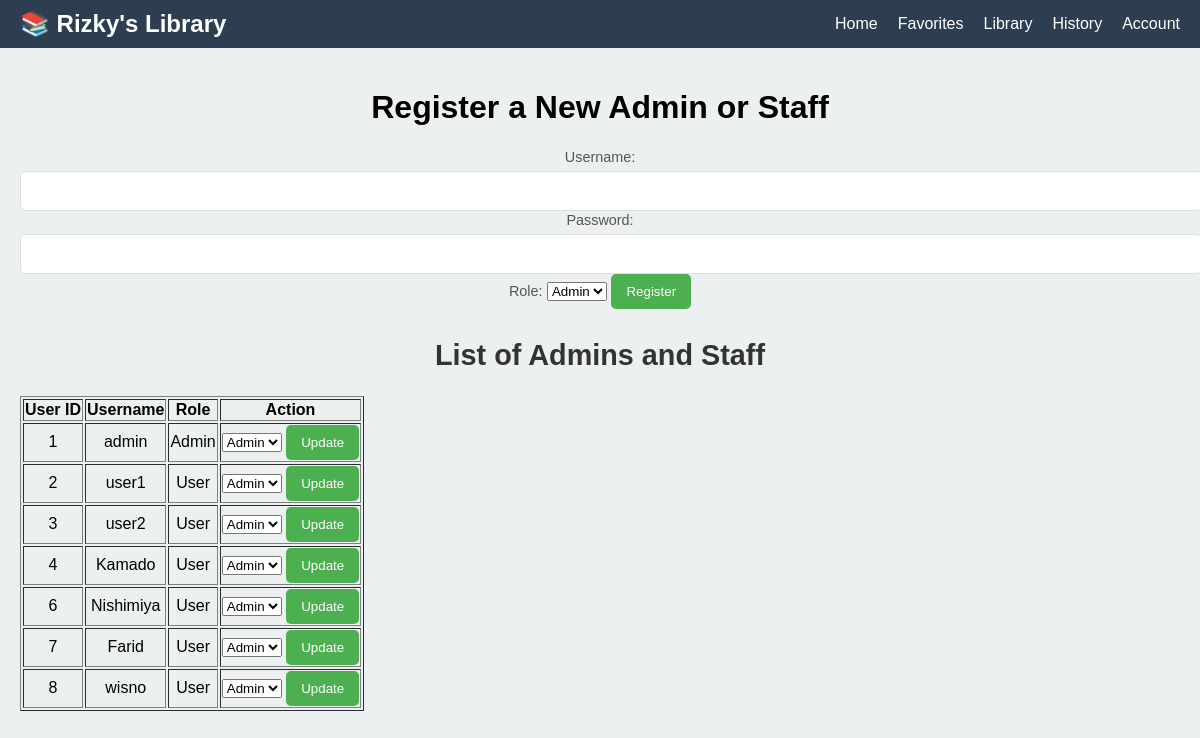
The app's page /admin_register.php (signed in) with its own data.
### tables this page shows
CREATE TABLE `users` (
  `user_id` int(11) NOT NULL,
  `username` varchar(50) NOT NULL,
  `password` varchar(255) NOT NULL,
  `email` varchar(100) NOT NULL,
  `role` enum('admin','user') DEFAULT 'user',
  `created_at` timestamp NOT NULL DEFAULT current_timestamp(),
  `show_description` tinyint(1) DEFAULT 1
);

### admin_register.php (the view, shortened to what this page needs)
<?php
require 'config.php';
$stmt = $conn->prepare("SELECT user_id, username, role FROM Users WHERE role IN ('admin', 'staff','user')");
$stmt->execute();
$users = $stmt->fetchAll(PDO::FETCH_ASSOC);
?>
<!DOCTYPE html>
<html lang="en">
<head>
    <link rel="stylesheet" href="asset/style.css">
</head>
<body>
    <?php include 'asset/navbar.php'; ?>
    <div class="content">
        <h1>Register a New Admin or Staff</h1>
        <form action="admin_register.php" method="POST">
            <label for="username">Username:</label>
            <input type="text" id="username" name="username" required>
            <label for="password">Password:</label>
            <input type="password" id="password" name="password" required>
            <label for="role">Role:</label>
            <select name="role" id="role" required>
                <option value="admin">Admin</option>
            </select>
            <button type="submit" name="register">Register</button>
        </form>
        <h2>List of Admins and Staff</h2>
        <table border="1">
            <tr>
                <th>User ID</th>
                <th>Username</th>
                <th>Role</th>
                <th>Action</th>
            </tr>
            <?php foreach ($users as $user): ?>
                <tr>
                    <td><?php echo $user['user_id']; ?></td>
                    <td><?php echo htmlspecialchars($user['username']); ?></td>
                    <td><?php echo ucfirst($user['role']); ?></td>
                    <td>
                        <form action="admin_register.php" method="POST" style="display: inline;">
                            <select name="new_role">
                                <option value="admin" <?php if ($user['role'] === 'admin') echo 'selected'; ?>>Admin</option>
                            </select>
                            <button type="submit" name="update_role">Update</button>
                        </form>
                    </td>
                </tr>
            <?php endforeach; ?>
        </table>
    </div>
</body>
</html>

### asset/style.css (style rules this page uses)
body, ul, li, a { margin: 0; padding: 0; list-style: none; text-decoration: none; font-family: Arial, sans-serif; }
.content { padding: 20px; text-align: center; background-color: #ecf0f1; min-height: calc(100vh - 50px); }
h2 { margin-top: 30px; font-size: 1.8rem; color: #333; }
body { font-family: Arial, sans-serif; background-color: #f4f4f4; margin: 0; padding: 0; }
label { font-size: 0.9rem; color: #555; }
input[type="text"], input[type="email"], input[type="password"] { width: 100%; padding: 10px; border: 1px solid #ddd; border-radius: 5px; margin-top: 5px; font-size: 1rem; }
button { padding: 10px 15px; background-color: #4CAF50; color: white; border: none; border-radius: 5px; cursor: pointer; }

### records on screen
users: user_id "1", username "admin", role "Admin", new_role "Admin"
users: user_id "2", username "user1", role "User"
users: user_id "3", username "user2", role "User"
users: user_id "4", username "Kamado", role "User"
users: user_id "6", username "Nishimiya", role "User"
users: user_id "7", username "Farid", role "User"
users: user_id "8", username "wisno", role "User"
